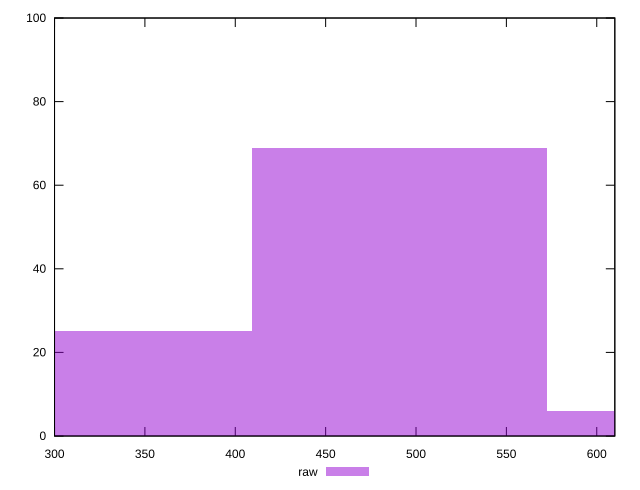

Here is the gnuplot script that generated this plot:
reset

$raw <<EOF
490.8894499824199 69
327.25963332161325 25
654.5192666432265 6
EOF

set key outside below
set boxwidth 163.62981666080663
set xrange [300:610]
set yrange [0:100]
set trange [0:100]
set style fill transparent solid 0.5 noborder
set terminal svg size 640, 490 enhanced background rgb 'white'
set output "report_00017_2021-02-10T15-08-03.406Z/uses-webp-images/samples/pages/raw/histogram.svg"

plot $raw title "raw" with boxes

reset
